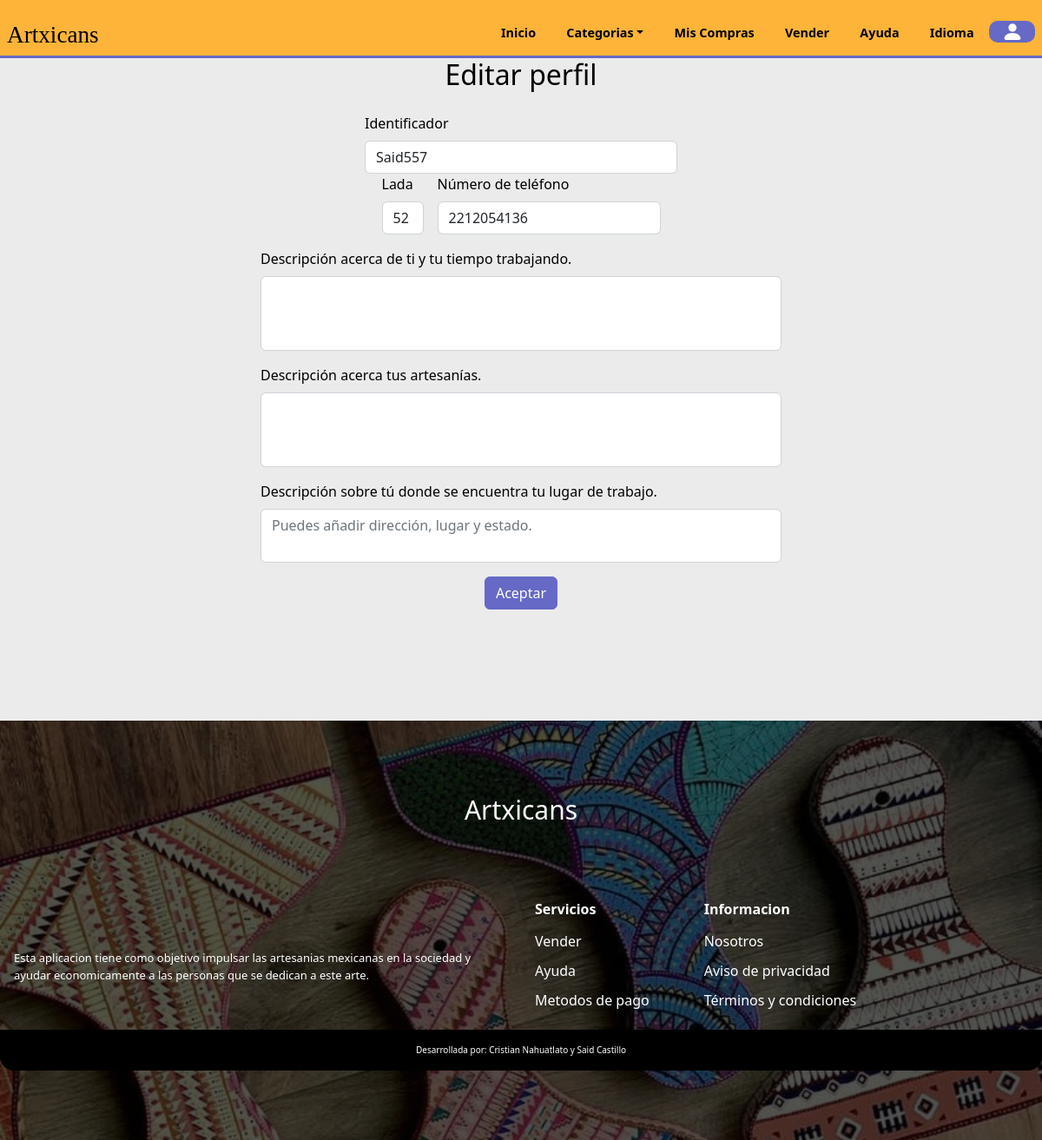
Page /edit-profile.php?id_seller=5 (signed in) on the earlier database version.
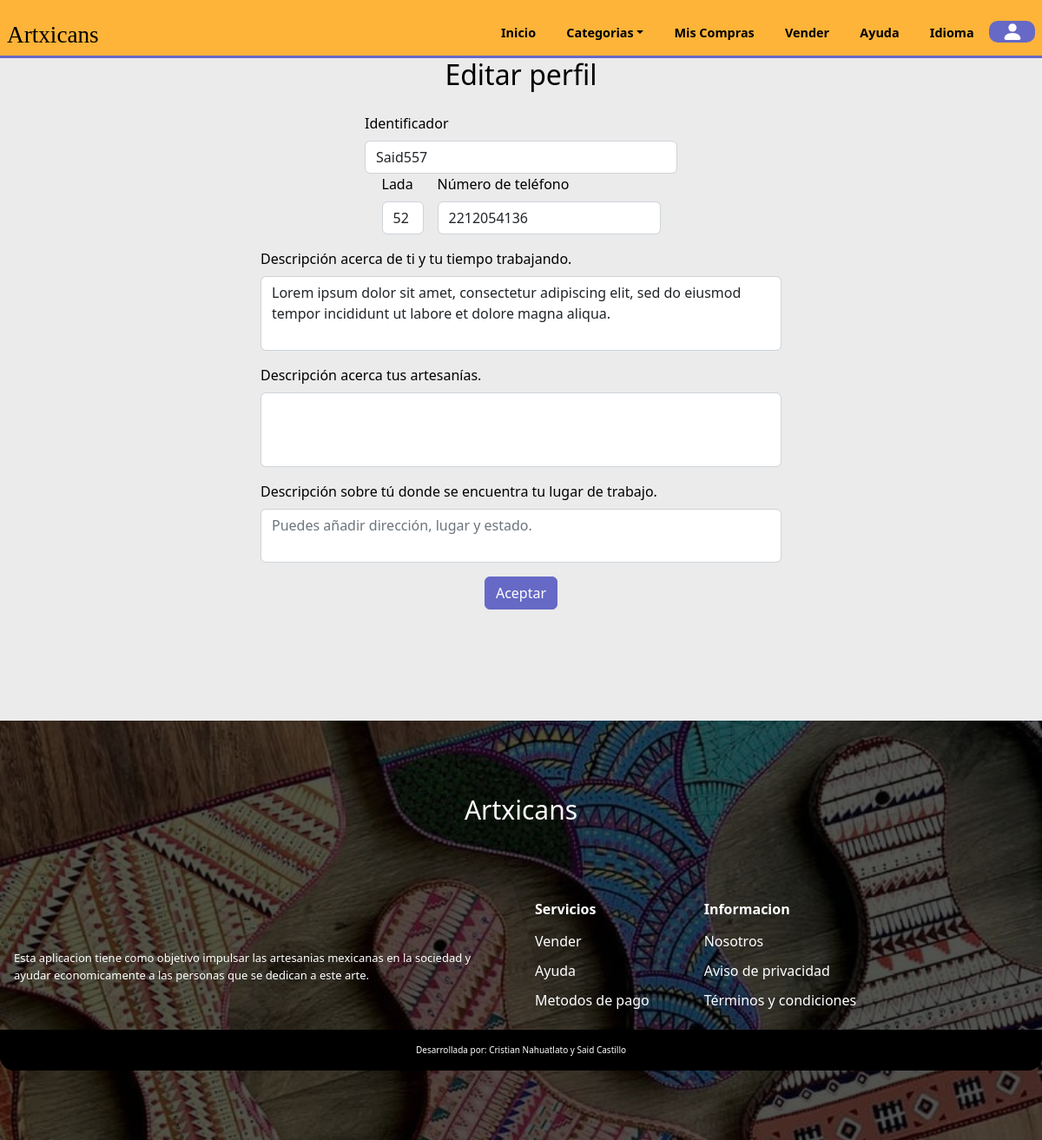
Same page on the later database version.
### tables this page shows
CREATE TABLE `sellers_data` (
  `id_data` int(11) NOT NULL,
  `description` varchar(150) NOT NULL,
  `desc_art` varchar(150) NOT NULL,
  `location` varchar(150) NOT NULL,
  `ID` int(11) DEFAULT NULL
);

### edit-profile.php (the view, shortened to what this page needs)
<?php
    include('./global/conexion.php');
    include('./templates/cabecera.php');
    $seller = $_GET['id_seller'];
    $query = mysqli_query($conn,"SELECT * FROM reg_sellers WHERE ID = $seller");
    $data = mysqli_fetch_array($query);
    $query2 = mysqli_query($conn,"SELECT * FROM sellers_data WHERE ID = $seller");
    $data2 = mysqli_fetch_array($query2);
?>
<section class="edit-profile-seller">
        <h1 align="center">Editar perfil</h1>
    <form action="./helpers/save-data.php?id_seller=<?php echo $seller?>" method="POST" class="form-data">
        <div class="seller-data-1" style="margin-top:1.5rem">
            <div class="mb-3 ">
                <div class="marg-1">
                    <div>
                    <label for="identificador" class="form-label">Identificador</label>
                    <input type="text" class="form-control input-size-1" name="identificador" id="numero" value="<?php echo $data['nickname']?>">
                    </div>
                <div>
                <div class="marg-2">
                    <div>
                        <label for="numero" class="form-label">Lada</label>
                        <input type="text" class="form-control input-size-lada" name="numero" id="numero" value="<?php echo $data['lada']?>">
                    </div>
                    <div>
                        <label for="numero" class="form-label">Número de teléfono</label>
                        <input type="text" class="form-control" name="numero" id="numero" value="<?php echo $data['telefono']?>">
                    </div>
                </div>
            </div>
        </div>
        <div class="seller-data-2" style="margin-top:1rem">
            <div class="mb-3">
                <label for="info-seller" class="form-label">Descripción acerca de ti y tu tiempo trabajando.</label>
                <?php
                    if(empty($data2['description'])){
                ?>
                <textarea class="form-control input-size" name="info-seller" style="resize:none" id="info-seller" rows="3" maxlength="100"></textarea>
                <?php }else{?>
                <textarea class="form-control input-size" name="info-seller" style="resize:none" id="info-seller" rows="3" maxlength="100"><?php echo $data2['description']?></textarea>
                <?php }?>
            </div>
            <div class="mb-3" >
                <label for="info-art" class="form-label">Descripción acerca tus artesanías.</label>
                <?php
                    if(empty($data['description'])){
                ?>
                <textarea class="form-control input-size" name="info-art" style="resize:none" id="info-art" rows="3" maxlength="100"></textarea>
                <?php }else{?>
                <textarea class="form-control input-size" name="info-art" style="resize:none" id="info-art" rows="3" maxlength="100"><?php echo $data2['desc_art']?></textarea>
                <?php }?>
            </div>
            <div class="mb-3" >
                <label for="info-art" class="form-label">Descripción sobre tú donde se encuentra tu lugar de trabajo.</label>
                <?php
                    if(empty($data['ubicacion'])){
                ?>
                <textarea class="form-control input-size" name="location" style="resize:none" id="info-art" placeholder="Puedes añadir dirección, lugar y estado." rows="2" maxlength="50"></textarea>
                <?php }else{?>
                <textarea class="form-control input-size" name="location" style="resize:none" id="info-art" rows="2" maxlength="50"><?php echo $data2['location']?></textarea>
                <?php }?>
            </div>
        </div>
        <div class="btn-save">
            <input type="submit" class="btn btn-info" name="save-data" value="Aceptar">
    </form>
</section>
<?php
    include('./templates/pie.php');
?>

Differences in the rows shown:
added sellers_data: info-seller "Lorem ipsum dolor sit amet, consectetur adipiscing elit, sed do eiusmod tempor incididunt ut labore et dolore magna aliqua."
